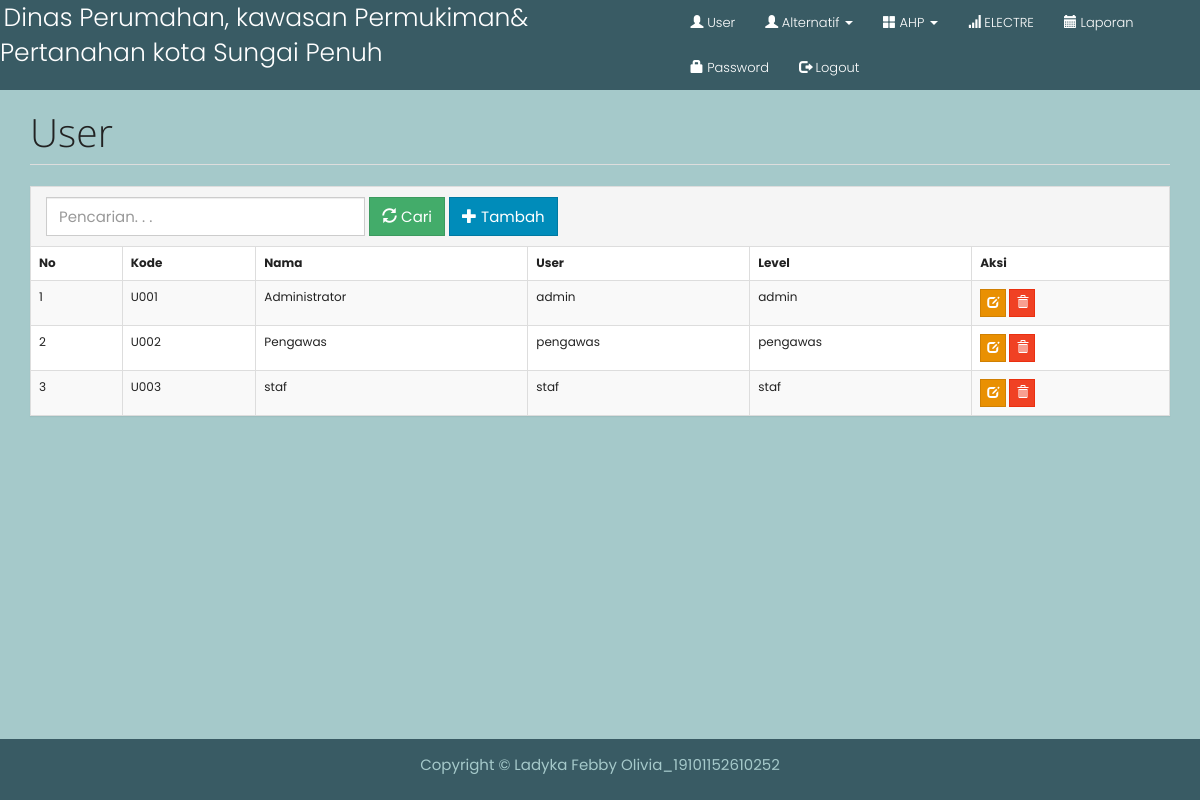
The page /index.php?m=user (signed in) on the database its author committed.
### tables this page shows
CREATE TABLE `tb_user` (
  `kode_user` varchar(16) DEFAULT NULL,
  `nama_user` varchar(255) DEFAULT NULL,
  `user` varchar(16) DEFAULT NULL,
  `pass` varchar(16) DEFAULT NULL,
  `level` varchar(16) DEFAULT NULL
);

### functions.php (called while the page is built, shortened)
<?php
include 'config.php';
include 'includes/db.php';
$db = new DB($config['server'], $config['username'], $config['password'], $config['database_name']);
function _get($key, $val = null)
{
    if (isset($_GET[$key]))
        return $_GET[$key];
    else
        return $val;
}
$mod = _get('m');

### config.php (called while the page is built)
<?php
$config["server"] = 'localhost';
$config["username"] = 'root';
$config["password"] = '';
$config["database_name"] = 'ahp_electre_ladyka.febby';

### includes/db.php (called while the page is built, shortened)
<?php
class DB
{
    var $conn = null;
    public function __construct($host, $username, $passwd, $dbname)
    {
        $this->conn = mysqli_connect($host, $username, $passwd, $dbname);
    }
    public function query($sql)
    {
        $query = mysqli_query($this->conn, $sql) or die('<pre>Error mysqli_query: ' . mysqli_error($this->conn) . '<br />' . $sql . '</pre>');
        return $query;
    }
    public function get_results($sql)
    {
        $query = $this->query($sql);
        $arr = array();
        while ($row = mysqli_fetch_object($query)) {
            $arr[] = $row;
        }
        return $arr;
    }
}

### user.php (the view, shortened to what this page needs)
<div class="page-header">
    <h1>User</h1>
</div>
<div class="panel panel-default">
    <div class="panel-heading">
        <form class="form-inline">
            <div class="form-group">
                <input class="form-control" type="text" placeholder="Pencarian. . ." name="q" value="<?= _get('q') ?>" />
            </div>
            <div class="form-group">
                <button class="btn btn-success"><span class="glyphicon glyphicon-refresh"></span> Cari</button>
            </div>
            <div class="form-group">
                <a class="btn btn-primary" href="?m=user_tambah"><span class="glyphicon glyphicon-plus"></span> Tambah</a>
            </div>
        </form>
    </div>
    <div class="table-responsive">
        <table class="table table-bordered table-hover table-striped">
            <thead>
                <tr class="nw">
                    <th>No</th>
                    <th>Kode</th>
                    <th>Nama</th>
                    <th>User</th>
                    <th>Level</th>
                    <th>Aksi</th>
                </tr>
            </thead>
            <?php
            $q = esc_field(_get('q'));
            $rows = $db->get_results("SELECT * FROM tb_user WHERE nama_user LIKE '%$q%' ORDER BY kode_user");
            $no = 0;
            foreach ($rows as $row) : ?>
                <tr>
                    <td><?= ++$no ?></td>
                    <td><?= $row->kode_user ?></td>
                    <td><?= $row->nama_user ?></td>
                    <td><?= $row->user ?></td>
                    <td><?= $row->level ?></td>
                    <td class="nw">
                        <a class="btn btn-xs btn-warning" href="?m=user_ubah&ID=<?= $row->kode_user ?>"><span class="glyphicon glyphicon-edit"></span></a>
                        <a class="btn btn-xs btn-danger" href="aksi.php?act=user_hapus&ID=<?= $row->kode_user ?>" onclick="return confirm('Hapus data?')"><span class="glyphicon glyphicon-trash"></span></a>
                    </td>
                </tr>
            <?php endforeach; ?>
        </table>
    </div>
</div>

### index.php (shortened to what this page needs)
<?php
include 'functions.php';
?>
<!DOCTYPE html>
<html lang="en">
<head>
	<link href="assets/css/yeti-bootstrap.min.css" rel="stylesheet" />
	<link href="assets/css/general.css" rel="stylesheet" />
</head>
<body style="font-family: 'Poppins', sans-serif; background-color: #A5C9CA;">
	<nav class="navbar navbar-default navbar-static-top" style="background-color: #395B64;">
		<div>
			<div id="navbar" class="navbar-collapse collapse">
				<div style="display: flex; justify-content: space-between;">
					<div>
						<a href="?" style="color:white; font-size: 25px;">
							Dinas Perumahan, kawasan Permukiman& Pertanahan kota Sungai Penuh
						</a>
					</div>
					<ul class="nav navbar-nav">
						<?php if ($_SESSION['level'] == 'admin') : ?>
							<li><a href="?m=user"><span class="glyphicon glyphicon-user"></span> User</a></li>
							<li class="dropdown">
								<a href="#" class="dropdown-toggle" data-toggle="dropdown" role="button" aria-expanded="false"><span class="glyphicon glyphicon-user"></span> Alternatif <span class="caret"></span></a>
							</li>
							<li class="dropdown">
								<a href="?m=kriteria" class="dropdown-toggle" data-toggle="dropdown" role="button" aria-expanded="false"><span class="glyphicon glyphicon-th-large"></span> AHP <span class="caret"></span></a>
							</li>
							<li><a href="?m=hitung"><span class="glyphicon glyphicon-signal"></span> ELECTRE</a></li>
							<li><a href="?m=laporan"><span class="glyphicon glyphicon-calendar"></span> Laporan</a></li>
							<li><a href="?m=password"><span class="glyphicon glyphicon-lock"></span> Password</a></li>
							<li><a href="aksi.php?act=logout"><span class="glyphicon glyphicon-log-out"></span> Logout</a></li>
						<?php endif ?>
					</ul>
				</div>
			</div>
	</nav>
	<div class="container">
		<?php
		if (file_exists($mod . '.php'))
			include $mod . '.php';
		else
			include 'home.php';
		?>
	</div>
	<footer style="background-color: #395B64; padding: 15px; color:#A5C9CA; position:absolute;left: 0; bottom: 0; right: 0;">
		<div class="container" style="text-align: center;">
			<p>Copyright &copy; Ladyka Febby Olivia_19101152610252</p>
		</div>
	</footer>
</body>
</html>

### assets/css/general.css (style rules this page uses)
html { position: relative; min-height: 100%; }
body { margin-bottom: 70px; }
.page-header { margin-top: 0; padding-bottom: 0; }
.page-header h1 { margin-top: 0; }
.nw { white-space: nowrap; }

### rows shown on the page
tb_user: kode_user "U001", nama_user "Administrator", user "admin", level "admin"
tb_user: kode_user "U002", nama_user "Pengawas", user "pengawas", level "pengawas"
tb_user: kode_user "U003", nama_user "staf", user "staf", level "staf"
